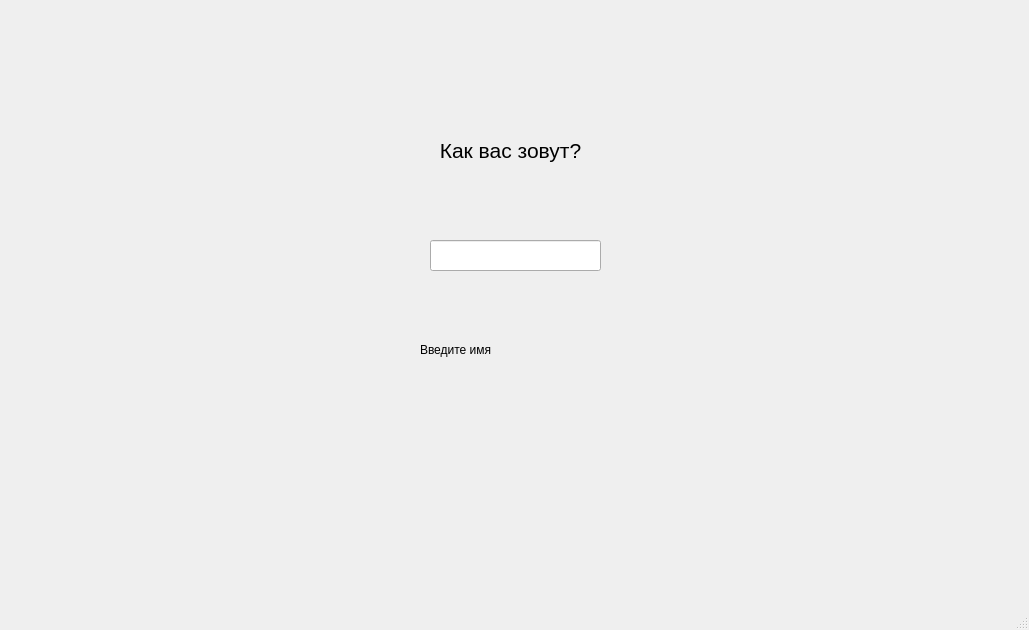
<?xml version="1.0" encoding="UTF-8"?>
<ui version="4.0">
 <class>MainWindow</class>
 <widget class="QMainWindow" name="MainWindow">
  <property name="geometry">
   <rect>
    <x>0</x>
    <y>0</y>
    <width>1029</width>
    <height>630</height>
   </rect>
  </property>
  <property name="minimumSize">
   <size>
    <width>340</width>
    <height>240</height>
   </size>
  </property>
  <property name="maximumSize">
   <size>
    <width>1080</width>
    <height>720</height>
   </size>
  </property>
  <property name="windowTitle">
   <string>Hello Without Button</string>
  </property>
  <widget class="QWidget" name="centralwidget">
   <widget class="QLabel" name="label">
    <property name="geometry">
     <rect>
      <x>410</x>
      <y>130</y>
      <width>201</width>
      <height>41</height>
     </rect>
    </property>
    <property name="text">
     <string>&lt;html&gt;&lt;head/&gt;&lt;body&gt;&lt;p align=&quot;center&quot;&gt;&lt;span style=&quot; font-size:16pt;&quot;&gt;Как вас зовут?&lt;/span&gt;&lt;/p&gt;&lt;/body&gt;&lt;/html&gt;</string>
    </property>
   </widget>
   <widget class="QLineEdit" name="lineEdit">
    <property name="geometry">
     <rect>
      <x>430</x>
      <y>240</y>
      <width>171</width>
      <height>31</height>
     </rect>
    </property>
   </widget>
   <widget class="QLabel" name="lbl_result">
    <property name="geometry">
     <rect>
      <x>420</x>
      <y>340</y>
      <width>231</width>
      <height>20</height>
     </rect>
    </property>
    <property name="text">
     <string>Введите имя</string>
    </property>
   </widget>
  </widget>
  <widget class="QMenuBar" name="menubar">
   <property name="geometry">
    <rect>
     <x>0</x>
     <y>0</y>
     <width>1029</width>
     <height>21</height>
    </rect>
   </property>
  </widget>
  <widget class="QStatusBar" name="statusbar"/>
 </widget>
 <resources/>
 <connections/>
</ui>
